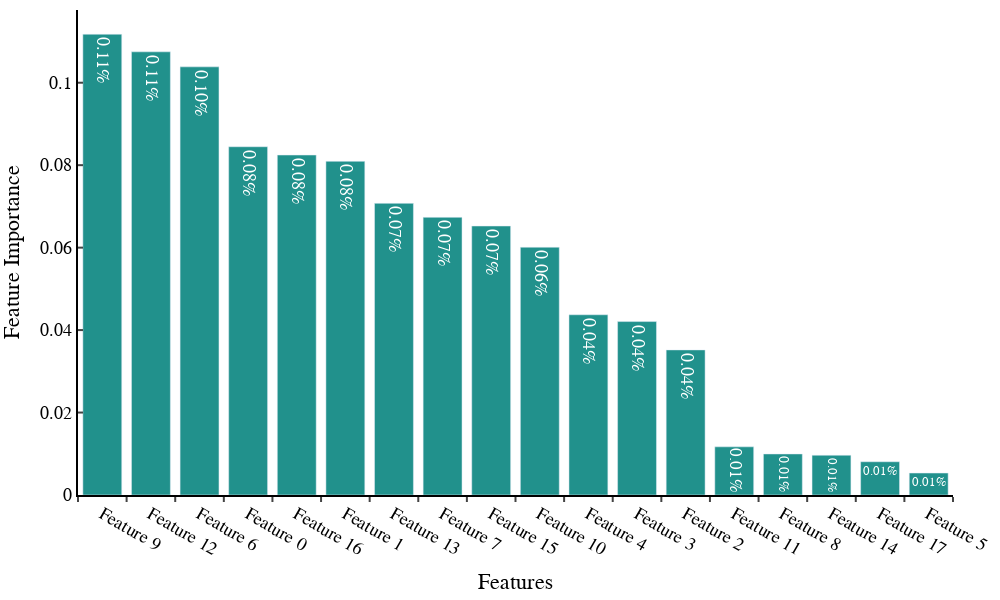

The cell this chart's notebook holds for it:
### Code cell
feature_importance_array = np.array(regressor_df_PHFonly["feature_importance"].tolist())
importances = feature_importance_array.mean(axis=0)
plot_feature_importances(importances, PH_features, width=1000, height=600)

### Figure 1 — Plotly figure (JSON) as saved in the notebook; plotly's stock layout.template omitted (floating-point values rounded to 4 significant figures)
{"data": [{"marker": {"color": "rgb(33, 145, 140)"}, "text": ["0.11%", "0.11%", "0.10%", "0.08%", "0.08%", "0.08%", "0.07%", "0.07%", "0.07%", "0.06%", "0.04%", "0.04%", "0.04%", "0.01%", "0.01%", "0.01%", "0.01%", "0.01%"], "textposition": "auto", "type": "bar", "x": ["Feature 9", "Feature 12", "Feature 6", "Feature 0", "Feature 16", "Feature 1", "Feature 13", "Feature 7", "Feature 15", "Feature 10", "Feature 4", "Feature 3", "Feature 2", "Feature 11", "Feature 8", "Feature 14", "Feature 17", "Feature 5"], "y": [0.1118, 0.1075, 0.1038, 0.08447, 0.08246, 0.08093, 0.07074, 0.06734, 0.06524, 0.0601, 0.04371, 0.04207, 0.03519, 0.01168, 0.009954, 0.009642, 0.008065, 0.005321]}], "layout": {"barmode": "group", "font": {"color": "black", "family": "Helvetica", "size": 18}, "height": 600, "margin": {"b": 10, "l": 10, "r": 10, "t": 10}, "paper_bgcolor": "white", "plot_bgcolor": "white", "showlegend": false, "width": 1000, "xaxis": {"linecolor": "black", "linewidth": 2, "showline": true, "ticklen": 5, "ticks": "outside", "tickson": "boundaries", "tickwidth": 2, "title": {"text": "Features"}}, "yaxis": {"linecolor": "black", "linewidth": 2, "showline": true, "ticklen": 5, "ticks": "inside", "tickwidth": 2, "title": {"text": "Feature Importance"}}}}
